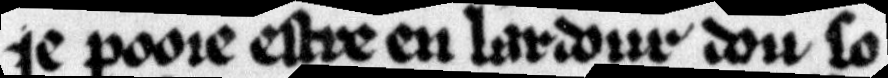
#> input picture data/catmus-french-13c/test_samples/line_020207.png, 888 x 78 px; its folder holds only this picture in this run
$ python -i clahe.py   (imports and definitions only)
#> lines starting #> are read from the running program, lines starting #| are printed output that depends on the picture
### src/htmir/utils/logger.py
"""Logger commun à tous les modules HTmiR."""

import logging
import sys

_CONFIGURED = False


def get_logger(name: str) -> logging.Logger:
    """Retourne un logger configuré (format uniforme, sortie stdout).

    Args:
        name: Nom du logger (typiquement ``__name__``).

    Returns:
        Instance de :class:`logging.Logger` prête à l'emploi.
    """
#> further down, picture is the input picture: shape (78, 888, 3); min 0, max 248, mean 121
    global _CONFIGURED
    if not _CONFIGURED:
        logging.basicConfig(
            level=logging.INFO,
            format="%(asctime)s [%(levelname)s] %(name)s — %(message)s",
            datefmt="%H:%M:%S",
            stream=sys.stdout,
        )
        _CONFIGURED = True
    return logging.getLogger(name)

### src/htmir/preprocessing/clahe.py
"""Amélioration du contraste par CLAHE pour manuscrits anciens."""

import cv2
import numpy as np
from htmir.utils.logger import get_logger

logger = get_logger(__name__)


def apply_clahe(
    image: np.ndarray,
    clip_limit: float = 2.0,
    tile_grid_size: tuple[int, int] = (8, 8),
) -> np.ndarray:
    """Applique CLAHE (Contrast Limited Adaptive Histogram Equalization).

    Args:
        image: Image BGR ou niveaux de gris.
        clip_limit: Limite de contraste adaptatif (2.0 recommandé pour manuscrits).
        tile_grid_size: Taille de la grille de tuiles.

    Returns:
        Image avec contraste amélioré (même format que l'entrée).

    Example:
        >>> enhanced = apply_clahe(image, clip_limit=2.0)
    """
#> called with clip_limit = 2, tile_grid_size = (8, 8)
    clahe = cv2.createCLAHE(clipLimit=clip_limit, tileGridSize=tile_grid_size)
    if image.ndim == 3:
        lab = cv2.cvtColor(image, cv2.COLOR_BGR2LAB)
#> lab: shape (78, 888, 3); mean of channels 0, 1, 2 123.8, 128, 128
        l, a, b = cv2.split(lab)
#> a: shape (78, 888); every value is 128
        l_eq = clahe.apply(l)
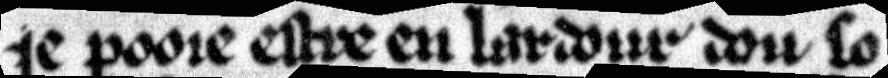
#> l_eq: shape (78, 888); min 1, max 254, mean 122.9
        result = cv2.merge([l_eq, a, b])
#> result: shape (78, 888, 3); mean of channels 0, 1, 2 122.9, 128, 128
        result = cv2.cvtColor(result, cv2.COLOR_LAB2BGR)
    else:
        result = clahe.apply(image)
    logger.debug(f"CLAHE appliqué : clip_limit={clip_limit}, grid={tile_grid_size}")
    return result

>>> import cv2
>>> picture = cv2.imread('../../../data/catmus-french-13c/test_samples/line_020207.png')
>>> result = apply_clahe(picture)

$ run again, on data/catmus-french-13c/test_samples/line_020208.png
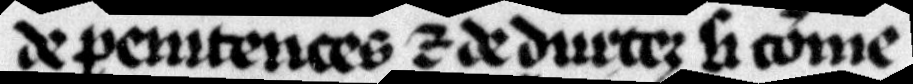
#> input picture data/catmus-french-13c/test_samples/line_020208.png, 913 x 84 px
#> picture is the input picture: shape (84, 913, 3); min 0, max 248, mean 115.1
#> lab: shape (84, 913, 3); mean of channels 0, 1, 2 117.9, 128, 128
#> a: shape (84, 913); every value is 128
#> in apply_clahe, `result = cv2.cvtColor(result, cv2.COLOR_LAB2BGR)`:
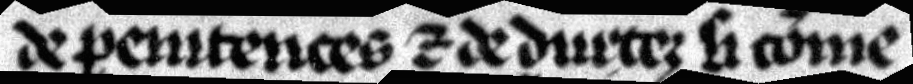
#> result: shape (84, 913, 3); mean B, G, R 114.4, 114.5, 114.5

$ run again, on data/catmus-french-13c/test_samples/line_020209.png
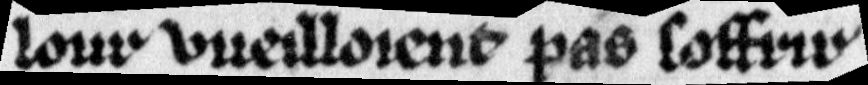
#> input picture data/catmus-french-13c/test_samples/line_020209.png, 868 x 85 px
#> picture is the input picture: shape (85, 868, 3); min 0, max 243, mean 127.3
#> lab: shape (85, 868, 3); mean of channels 0, 1, 2 130.5, 128, 128
#> a: shape (85, 868); every value is 128
#> in apply_clahe, `l_eq = clahe.apply(l)`:
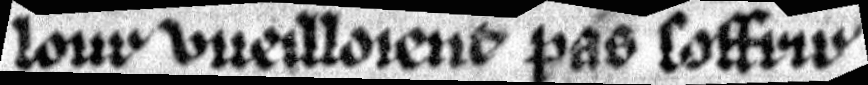
#> l_eq: shape (85, 868); min 0, max 255, mean 130.5

$ run again, on data/catmus-french-13c/test_samples/line_020210.png
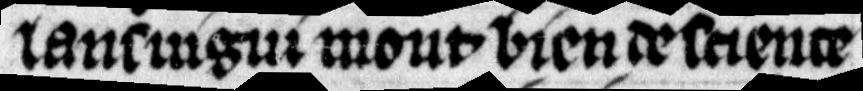
#> input picture data/catmus-french-13c/test_samples/line_020210.png, 863 x 91 px
#> picture is the input picture: shape (91, 863, 3); min 0, max 242, mean 114
#> lab: shape (91, 863, 3); mean of channels 0, 1, 2 117.3, 128, 128
#> a: shape (91, 863); every value is 128
#> in apply_clahe, `l_eq = clahe.apply(l)`:
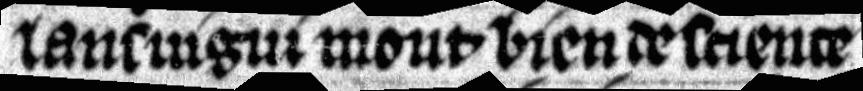
#> l_eq: shape (91, 863); min 2, max 252, mean 114.9
